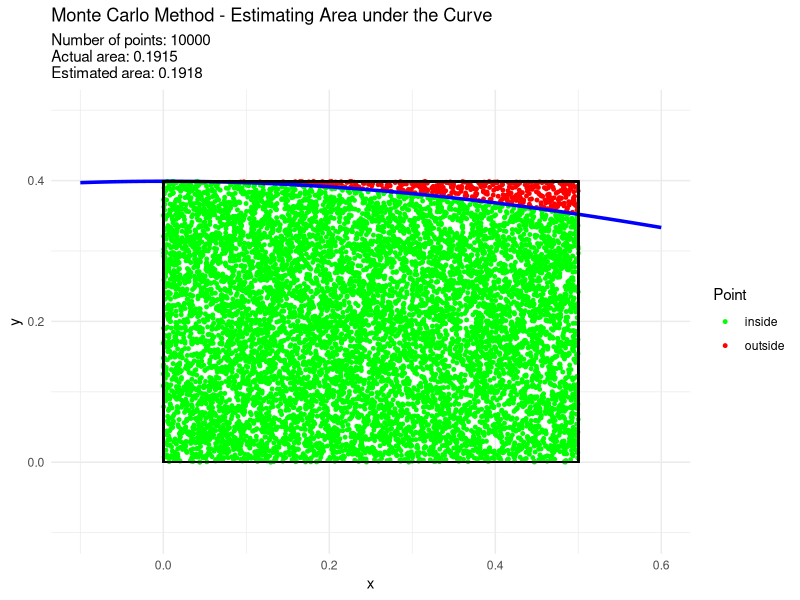

Write R code to recreate this figure.
# Clear all previous data
rm(list = ls())

# Set parameters
a <- 0
b <- 0.5
c <- 0.3989423
set.seed(1) # For reproducibility

# Function to estimate the area using Monte Carlo method
monte_carlo_estimate <- function(n, a, b, c) {
  x <- runif(n, min = 0, max = b)
  y <- runif(n, min = 0, max = c)
  y_curve <- (1 / sqrt(2 * 3.14)) * exp(-x^2 / 2)
  f_n <- sum(y < y_curve)
  area_I <- (b - a) * c * f_n / n
  return(area_I)
}

# Estimate the area for different values of n
n_values <- c(20, 50, 500, 10000)
estimated_areas <- numeric(length(n_values))

for (i in 1:length(n_values)) {
  estimated_areas[i] <- monte_carlo_estimate(n_values[i], a, b, c)
  print(paste("n =", n_values[i], "Estimated area =", estimated_areas[i]))
}

# Calculate the accurate area from the Normal table
accurate_area <- pnorm(0.5) - pnorm(0)

# Load necessary libraries
library(ggplot2)

# Generate random points for the final plot
n_final_plot <- 10000
x_final_plot <- runif(n_final_plot, min = a, max = b)
y_final_plot <- runif(n_final_plot, min = 0, max = c)
plot_data_final <- data.frame(x = x_final_plot, y = y_final_plot)

# Create a data frame for ggplot
plot_data_final$class <- ifelse(plot_data_final$y < (1 / sqrt(2 * 3.14)) * exp(-plot_data_final$x^2 / 2), "inside", "outside")

# Generate the base plot
p_final <- ggplot(plot_data_final, aes(x = x, y = y, color = class)) +
  geom_point(size = 1) +
  stat_function(fun = function(x) (1 / sqrt(2 * 3.14)) * exp(-x^2 / 2), color = "blue", linewidth = 1.2) +
  xlim(a - 0.1, b + 0.1) +
  ylim(-0.1, c + 0.1) + # Adjusted axis limits for zooming out
  geom_rect(aes(xmin = a, xmax = b, ymin = 0, ymax = c), fill = "transparent", color = "black") +
  scale_color_manual(values = c("inside" = "green", "outside" = "red")) +
  labs(
    title = "Monte Carlo Method - Estimating Area under the Curve",
    subtitle = paste(
      "Number of points:", n_final_plot,
      "\nActual area:", round(accurate_area, 4),
      "\nEstimated area:", round(estimated_areas[length(estimated_areas)], 4)
    ),
    x = "x",
    y = "y",
    color = "Point"
  ) +
  theme_minimal()

# Display the final plot
print(p_final)
